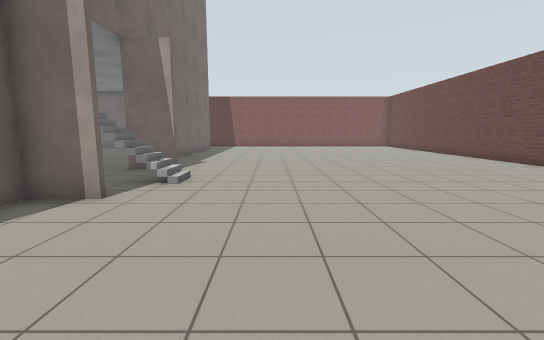
[1] (above)

24 first-person views from a walk through a robot-simulator world made for Gazebo. The camera is 1.2 m above the floor, tilts 8° down and sees 90° across. The floor is counted in squares, 1 m on a side. Each view is taken from the middle of a square. On the plan, view 1 faces up. The plan holds only what a view shows up to about 12 squares ahead; the rest is blank. Gazebo's built-in surfaces are drawn with simple patterns.

[2]
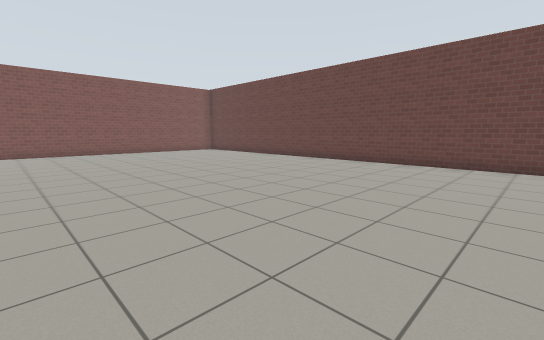

[3]
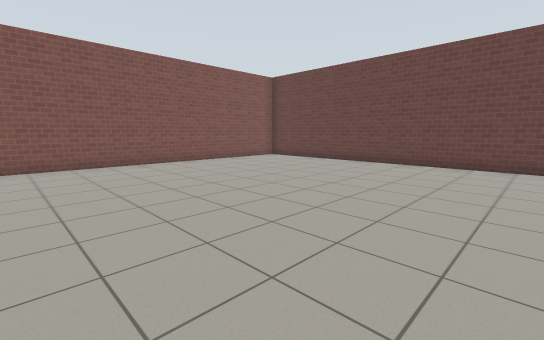

[4]
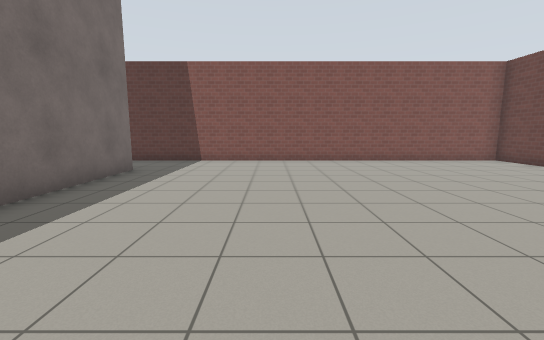

[5]
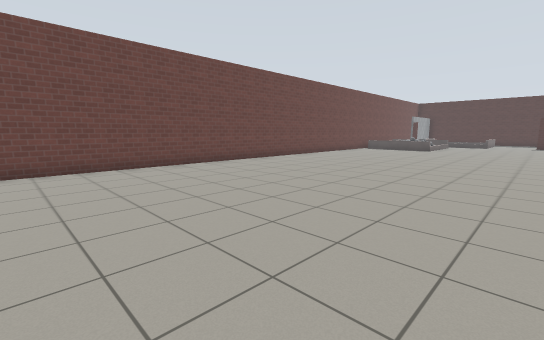

[6]
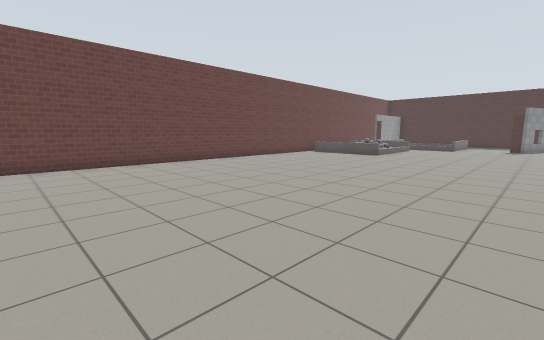

[7]
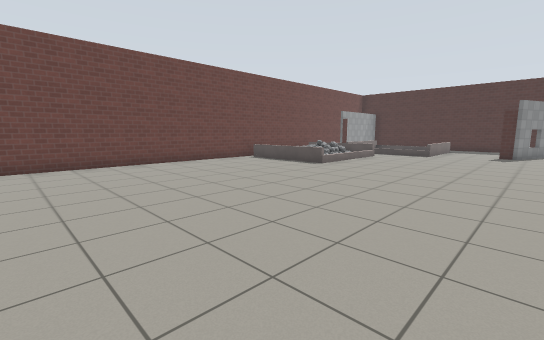

[8]
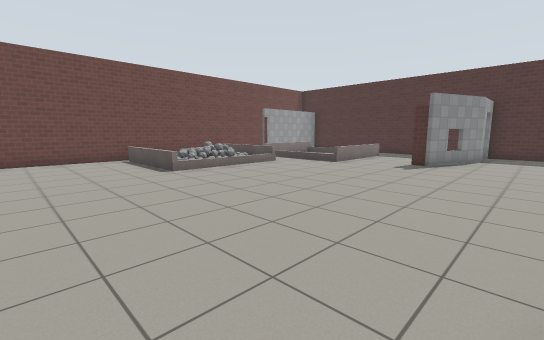

[9]
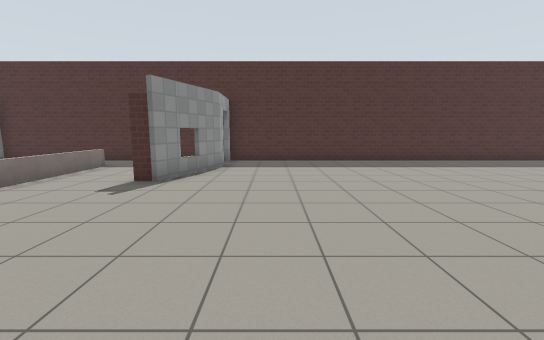

[10]
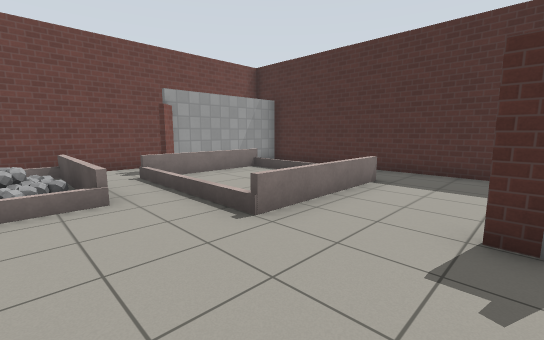

[11]
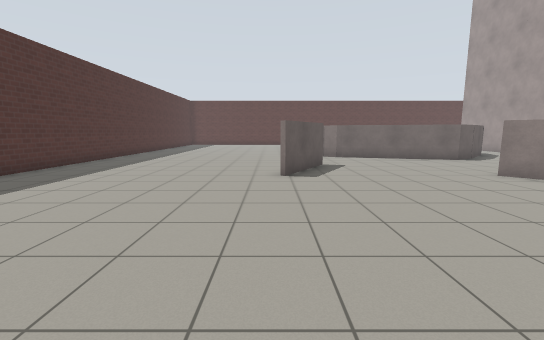

[12]
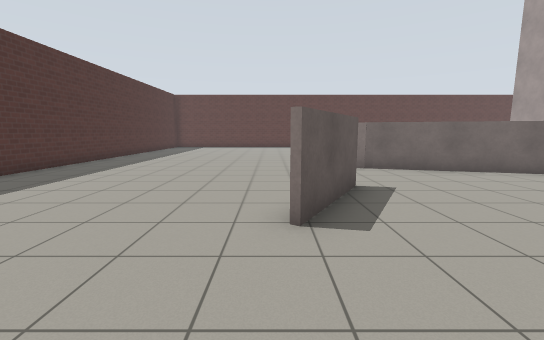

[13]
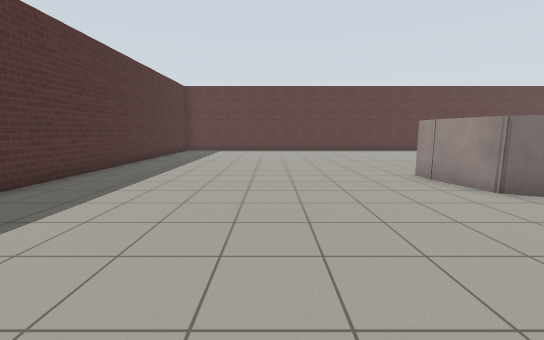

[14]
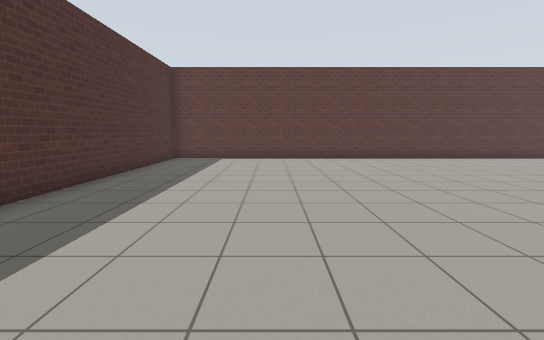

[15]
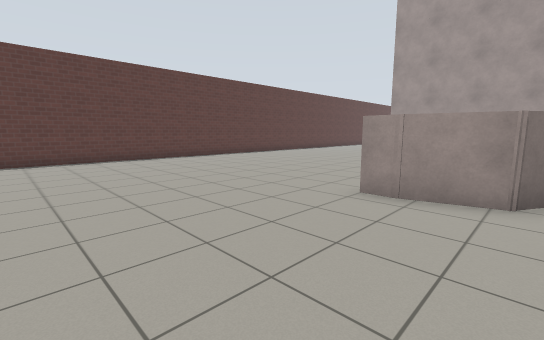

[16]
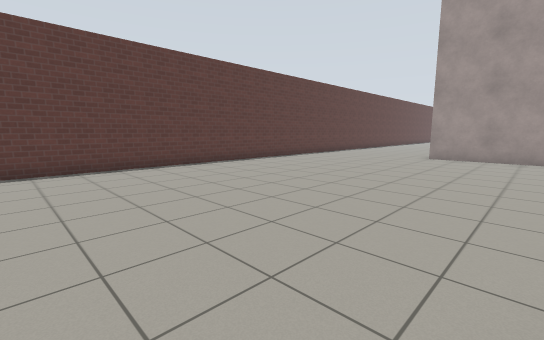

[17]
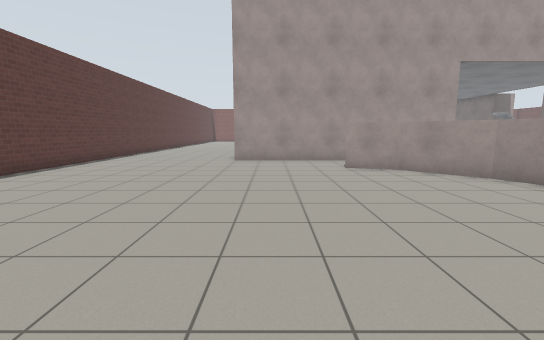

[18]
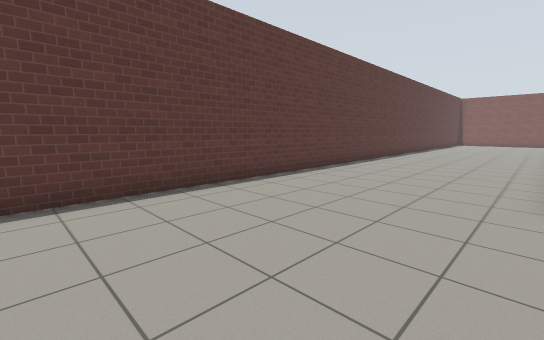

[19]
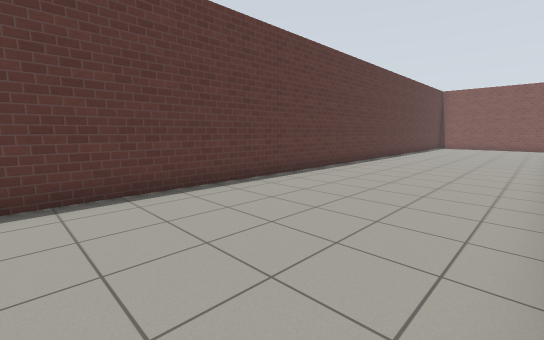

[20]
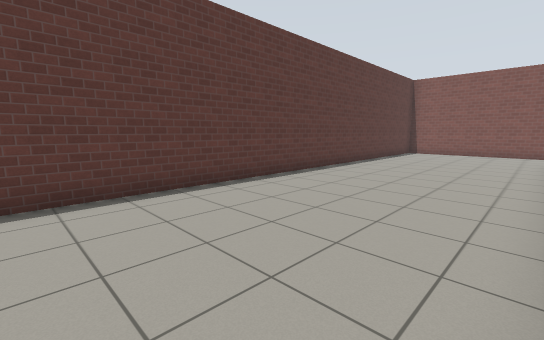

[21]
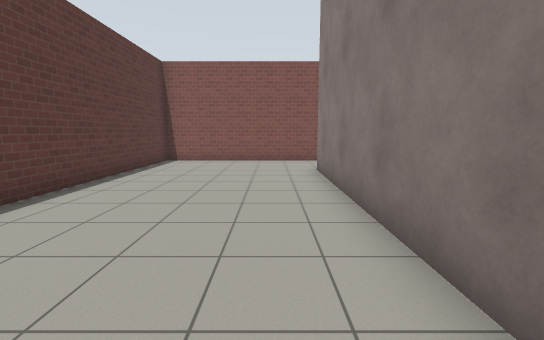

[22]
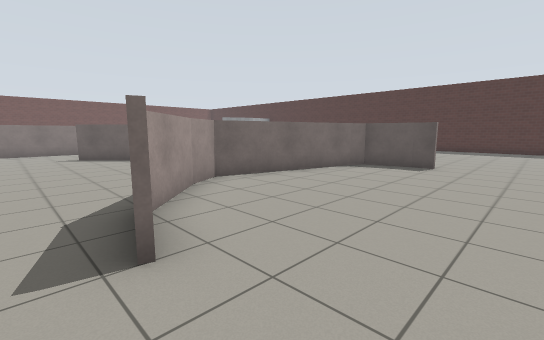

[23]
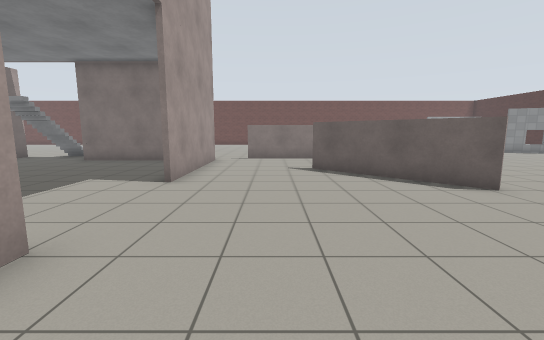

[24]
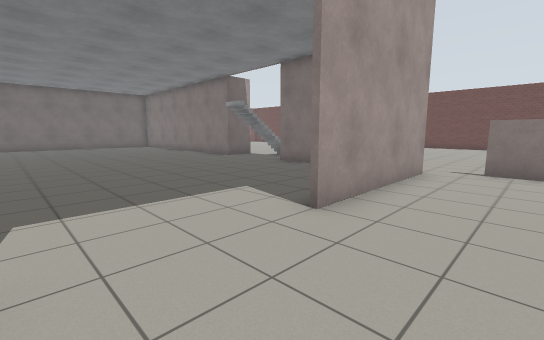

### Floor plan
Key: @ floor where view 1 was taken; # wall or solid block; . floor; D open door; = window, fence, low wall or low ledge; S stairs; O other object.
Columns run from 29 left of view 1 to 10 right of it. Each row starts with its distance up from view 1.
 23 ########               #################
 22 #.......                ...............#
 21 #.......                ...............#
 20 #......#                 #.............#
 19 #......#                 #.............#
 18 #......#                 #.............#
 17 #......#                 #.............#
 16 #......#                 #.............#
 15 #......#                 #.............#
 14 #......#                  .............#
 13 #......#        ..        .............#
 12 #......#        ...       .............#
 11 #......         ....      .............#
 10 #......         .....  .. .............#
  9 #......         ...... ..#.............#
  8 #......         .......................#
  7 #......         ........SOO............#
  6 #......         .......................#
  5 #......         .........#.............#
  4 #......         .........#.............#
  3 #......         .........#.............#
  2 #......         .........#.............#
  1 #......         ........ # ............#
  0 #......#########....######...@.........#
 -1 #...........  .........................#
 -2 #........................#.............#
 -3 #..........##............#  ...........#
 -4 #...........##...........   ...........#
 -5 #............##......##     ...........#
 -6 #.............#.....##    . ...........#
 -7 #.............#....##      ............#
 -8 #.............#......     .............#
 -9 #............##.......    .............#
-10 #............#..........  ........=O =##
-11 #............#....................=    #
-12 #..........###..##................
-13 #................##...............=   ##
-14 #.................#...............=OO=##
-15 #......................................#
-16 #...............................=====#.#
-17 #............................#..=...=# #
-18  ...........................##..=  .=#
-19  ...........................# ..=====#
-20  ...........................D ...    #
-21  ...........................D ...    #
-22  #####################################

Where each view was taken, in squares from view 1:
view 1: 0 up, 0 right, facing up
view 2: 6 up, 1 left, facing up-right
view 3: 12 up, 1 left, facing up-right
view 4: 11 up, 0 right, facing up
view 5: 9 up, 0 right, facing down-right
view 6: 4 up, 1 left, facing down-right
view 7: 1 down, 1 left, facing down-right
view 8: 6 down, 3 left, facing down-right
view 9: 10 down, 3 left, facing down
view 10: 13 down, 0 right, facing down-right
view 11: 14 down, 3 left, facing left
view 12: 14 down, 7 left, facing left
view 13: 16 down, 11 left, facing left
view 14: 17 down, 16 left, facing left
view 15: 17 down, 16 left, facing up-left
view 16: 14 down, 19 left, facing up-left
view 17: 12 down, 21 left, facing up
view 18: 6 down, 23 left, facing up-left
view 19: 0 up, 23 left, facing up-left
view 20: 6 up, 23 left, facing up-left
view 21: 11 up, 24 left, facing up
view 22: 2 down, 21 left, facing down-right
view 23: 3 down, 16 left, facing right
view 24: 3 down, 13 left, facing up-right
